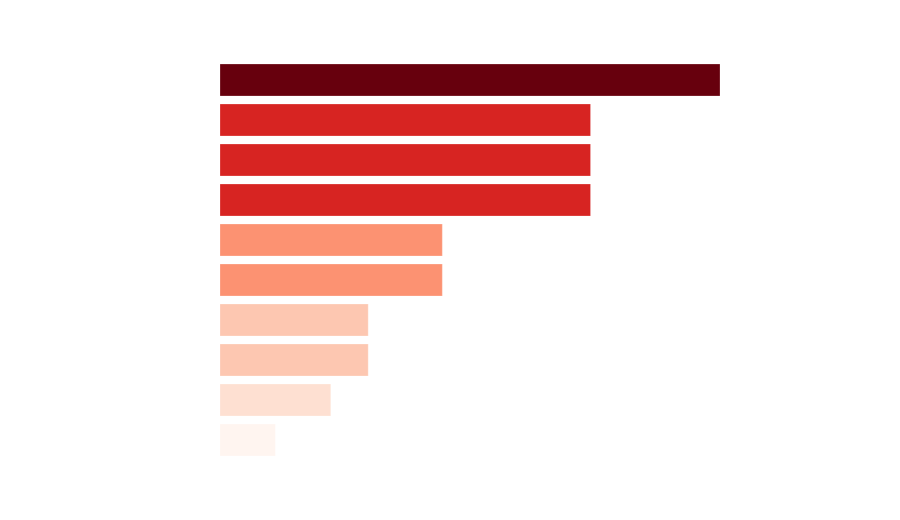

Source (notebook cell):
### Markdown cell above
## 3.6 · DNF Rate by Constructor
*RQ5 — Team reliability comparison*

### Code cell
dnf_data = (df_master.groupby('team')
             .apply(lambda x: pd.Series({'total':len(x), 'dnfs':(x['status']!='Finished').sum()}))
             .reset_index())
dnf_data['dnf_pct'] = (dnf_data['dnfs']/dnf_data['total']*100).round(1)
dnf_data = dnf_data.sort_values('dnf_pct', ascending=True)

fig = go.Figure(go.Bar(
    x=dnf_data['dnf_pct'], y=dnf_data['team'], orientation='h',
    marker=dict(color=dnf_data['dnf_pct'], colorscale='Reds', showscale=False,
                line=dict(color='rgba(255,255,255,0.3)', width=0.8)),
    text=[f"{v:.1f}%" for v in dnf_data['dnf_pct']], textposition='outside',
    hovertemplate='<b>%{y}</b><br>DNF Rate: %{x:.1f}%<br>DNFs: %{customdata}<extra></extra>',
    customdata=dnf_data['dnfs'],
))
fig.update_layout(**layout_base,
    title=dict(text='DNF Rate by Constructor — 2023 Season', font=dict(size=18,color=WHITE), x=0.02),
    xaxis=dict(title='DNF Rate (%)', gridcolor='rgba(255,255,255,0.1)', color=WHITE,
               range=[0, dnf_data['dnf_pct'].max()*1.2]),
    yaxis=dict(categoryorder='total ascending', color=WHITE),
    height=520, margin=dict(l=220,r=80,t=60,b=60))
fig.show()

### Figure 1 — Plotly figure (JSON) as saved in the notebook; plotly's stock layout.template omitted (floating-point values rounded to 4 significant figures)
{"data": [{"customdata": [3, 6, 8, 8, 12, 12, 20, 20, 20, 27], "hovertemplate": "<b>%{y}</b><br>DNF Rate: %{x:.1f}%<br>DNFs: %{customdata}<extra></extra>", "marker": {"color": [6.8, 13.6, 18.2, 18.2, 27.3, 27.3, 45.5, 45.5, 45.5, 61.4], "colorscale": [[0, "rgb(255,245,240)"], [0.125, "rgb(254,224,210)"], [0.25, "rgb(252,187,161)"], [0.375, "rgb(252,146,114)"], [0.5, "rgb(251,106,74)"], [0.625, "rgb(239,59,44)"], [0.75, "rgb(203,24,29)"], [0.875, "rgb(165,15,21)"], [1, "rgb(103,0,13)"]], "line": {"color": "rgba(255,255,255,0.3)", "width": 0.8}, "showscale": false}, "orientation": "h", "text": ["6.8%", "13.6%", "18.2%", "18.2%", "27.3%", "27.3%", "45.5%", "45.5%", "45.5%", "61.4%"], "textposition": "outside", "type": "bar", "x": [6.8, 13.6, 18.2, 18.2, 27.3, 27.3, 45.5, 45.5, 45.5, 61.4], "y": ["Red Bull Racing Honda RBPT", "Mercedes", "Aston Martin Aramco Mercedes", "Ferrari", "Alpine Renault", "McLaren Mercedes", "Alfa Romeo Ferrari", "AlphaTauri Honda RBPT", "Williams Mercedes", "Haas Ferrari"]}], "layout": {"font": {"color": "#FFFFFF", "family": "Arial"}, "height": 520, "hoverlabel": {"bgcolor": "#1A1A24", "font": {"color": "#FFFFFF"}}, "margin": {"b": 60, "l": 220, "r": 80, "t": 60}, "paper_bgcolor": "rgba(0,0,0,0)", "plot_bgcolor": "rgba(0,0,0,0)", "title": {"font": {"color": "#FFFFFF", "size": 18}, "text": "DNF Rate by Constructor — 2023 Season", "x": 0.02}, "xaxis": {"color": "#FFFFFF", "gridcolor": "rgba(255,255,255,0.1)", "range": [0, 73.68], "title": {"text": "DNF Rate (%)"}}, "yaxis": {"categoryorder": "total ascending", "color": "#FFFFFF"}}}
